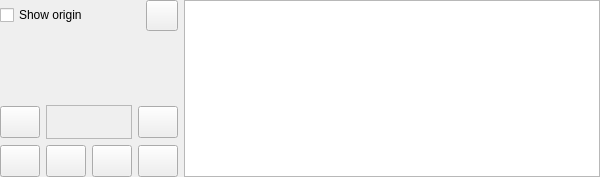
<?xml version="1.0" encoding="UTF-8"?>
<ui version="4.0">
 <class>SolarusEditor::SpritePreviewer</class>
 <widget class="QWidget" name="SolarusEditor::SpritePreviewer">
  <property name="geometry">
   <rect>
    <x>0</x>
    <y>0</y>
    <width>600</width>
    <height>177</height>
   </rect>
  </property>
  <layout class="QHBoxLayout" name="horizontalLayout_2">
   <property name="leftMargin">
    <number>0</number>
   </property>
   <property name="topMargin">
    <number>0</number>
   </property>
   <property name="rightMargin">
    <number>0</number>
   </property>
   <property name="bottomMargin">
    <number>0</number>
   </property>
   <item>
    <layout class="QVBoxLayout" name="verticalLayout_2">
     <item>
      <layout class="QHBoxLayout" name="horizontalLayout">
       <item>
        <widget class="QCheckBox" name="origin_check_box">
         <property name="text">
          <string>Show origin</string>
         </property>
        </widget>
       </item>
       <item>
        <widget class="QToolButton" name="zoom_button">
         <property name="toolTip">
          <string>Zoom</string>
         </property>
         <property name="text">
          <string/>
         </property>
         <property name="icon">
          <iconset resource="../../resources/images.qrc">
           <normaloff>:/images/icon_zoom.png</normaloff>:/images/icon_zoom.png</iconset>
         </property>
         <property name="iconSize">
          <size>
           <width>24</width>
           <height>24</height>
          </size>
         </property>
        </widget>
       </item>
      </layout>
     </item>
     <item>
      <spacer name="spacer">
       <property name="orientation">
        <enum>Qt::Vertical</enum>
       </property>
       <property name="sizeHint" stdset="0">
        <size>
         <width>20</width>
         <height>40</height>
        </size>
       </property>
      </spacer>
     </item>
     <item>
      <layout class="QGridLayout" name="buttons_layout">
       <item row="0" column="1" colspan="2">
        <widget class="QFrame" name="frame">
         <property name="frameShape">
          <enum>QFrame::StyledPanel</enum>
         </property>
         <property name="frameShadow">
          <enum>QFrame::Raised</enum>
         </property>
         <layout class="QVBoxLayout" name="verticalLayout">
          <item>
           <widget class="QLabel" name="frame_label">
            <property name="toolTip">
             <string>Index of the current frame</string>
            </property>
            <property name="text">
             <string/>
            </property>
            <property name="alignment">
             <set>Qt::AlignCenter</set>
            </property>
           </widget>
          </item>
         </layout>
        </widget>
       </item>
       <item row="1" column="3">
        <widget class="QPushButton" name="last_button">
         <property name="sizePolicy">
          <sizepolicy hsizetype="Fixed" vsizetype="Fixed">
           <horstretch>0</horstretch>
           <verstretch>0</verstretch>
          </sizepolicy>
         </property>
         <property name="minimumSize">
          <size>
           <width>32</width>
           <height>32</height>
          </size>
         </property>
         <property name="toolTip">
          <string>Last</string>
         </property>
         <property name="text">
          <string/>
         </property>
         <property name="icon">
          <iconset resource="../../resources/images.qrc">
           <normaloff>:/images/icon_last.png</normaloff>:/images/icon_last.png</iconset>
         </property>
         <property name="iconSize">
          <size>
           <width>24</width>
           <height>24</height>
          </size>
         </property>
        </widget>
       </item>
       <item row="1" column="2">
        <widget class="QPushButton" name="stop_button">
         <property name="sizePolicy">
          <sizepolicy hsizetype="Fixed" vsizetype="Fixed">
           <horstretch>0</horstretch>
           <verstretch>0</verstretch>
          </sizepolicy>
         </property>
         <property name="minimumSize">
          <size>
           <width>32</width>
           <height>32</height>
          </size>
         </property>
         <property name="toolTip">
          <string>Stop</string>
         </property>
         <property name="text">
          <string/>
         </property>
         <property name="icon">
          <iconset resource="../../resources/images.qrc">
           <normaloff>:/images/icon_stop.png</normaloff>:/images/icon_stop.png</iconset>
         </property>
         <property name="iconSize">
          <size>
           <width>24</width>
           <height>24</height>
          </size>
         </property>
        </widget>
       </item>
       <item row="0" column="3">
        <widget class="QPushButton" name="next_button">
         <property name="sizePolicy">
          <sizepolicy hsizetype="Fixed" vsizetype="Fixed">
           <horstretch>0</horstretch>
           <verstretch>0</verstretch>
          </sizepolicy>
         </property>
         <property name="minimumSize">
          <size>
           <width>32</width>
           <height>32</height>
          </size>
         </property>
         <property name="toolTip">
          <string>Next</string>
         </property>
         <property name="text">
          <string/>
         </property>
         <property name="icon">
          <iconset resource="../../resources/images.qrc">
           <normaloff>:/images/icon_next.png</normaloff>:/images/icon_next.png</iconset>
         </property>
         <property name="iconSize">
          <size>
           <width>24</width>
           <height>24</height>
          </size>
         </property>
        </widget>
       </item>
       <item row="1" column="1">
        <widget class="QPushButton" name="start_button">
         <property name="sizePolicy">
          <sizepolicy hsizetype="Fixed" vsizetype="Fixed">
           <horstretch>0</horstretch>
           <verstretch>0</verstretch>
          </sizepolicy>
         </property>
         <property name="minimumSize">
          <size>
           <width>32</width>
           <height>32</height>
          </size>
         </property>
         <property name="text">
          <string/>
         </property>
         <property name="icon">
          <iconset resource="../../resources/images.qrc">
           <normaloff>:/images/icon_start.png</normaloff>:/images/icon_start.png</iconset>
         </property>
         <property name="iconSize">
          <size>
           <width>24</width>
           <height>24</height>
          </size>
         </property>
        </widget>
       </item>
       <item row="0" column="0">
        <widget class="QPushButton" name="previous_button">
         <property name="sizePolicy">
          <sizepolicy hsizetype="Fixed" vsizetype="Fixed">
           <horstretch>0</horstretch>
           <verstretch>0</verstretch>
          </sizepolicy>
         </property>
         <property name="minimumSize">
          <size>
           <width>32</width>
           <height>32</height>
          </size>
         </property>
         <property name="toolTip">
          <string>Previous</string>
         </property>
         <property name="text">
          <string/>
         </property>
         <property name="icon">
          <iconset resource="../../resources/images.qrc">
           <normaloff>:/images/icon_previous.png</normaloff>:/images/icon_previous.png</iconset>
         </property>
         <property name="iconSize">
          <size>
           <width>24</width>
           <height>24</height>
          </size>
         </property>
        </widget>
       </item>
       <item row="1" column="0">
        <widget class="QPushButton" name="first_button">
         <property name="sizePolicy">
          <sizepolicy hsizetype="Fixed" vsizetype="Fixed">
           <horstretch>0</horstretch>
           <verstretch>0</verstretch>
          </sizepolicy>
         </property>
         <property name="minimumSize">
          <size>
           <width>32</width>
           <height>32</height>
          </size>
         </property>
         <property name="toolTip">
          <string>First</string>
         </property>
         <property name="text">
          <string/>
         </property>
         <property name="icon">
          <iconset resource="../../resources/images.qrc">
           <normaloff>:/images/icon_first.png</normaloff>:/images/icon_first.png</iconset>
         </property>
         <property name="iconSize">
          <size>
           <width>24</width>
           <height>24</height>
          </size>
         </property>
        </widget>
       </item>
      </layout>
     </item>
    </layout>
   </item>
   <item>
    <widget class="QGraphicsView" name="frame_view"/>
   </item>
  </layout>
 </widget>
 <resources>
  <include location="../../resources/images.qrc"/>
 </resources>
 <connections/>
</ui>
